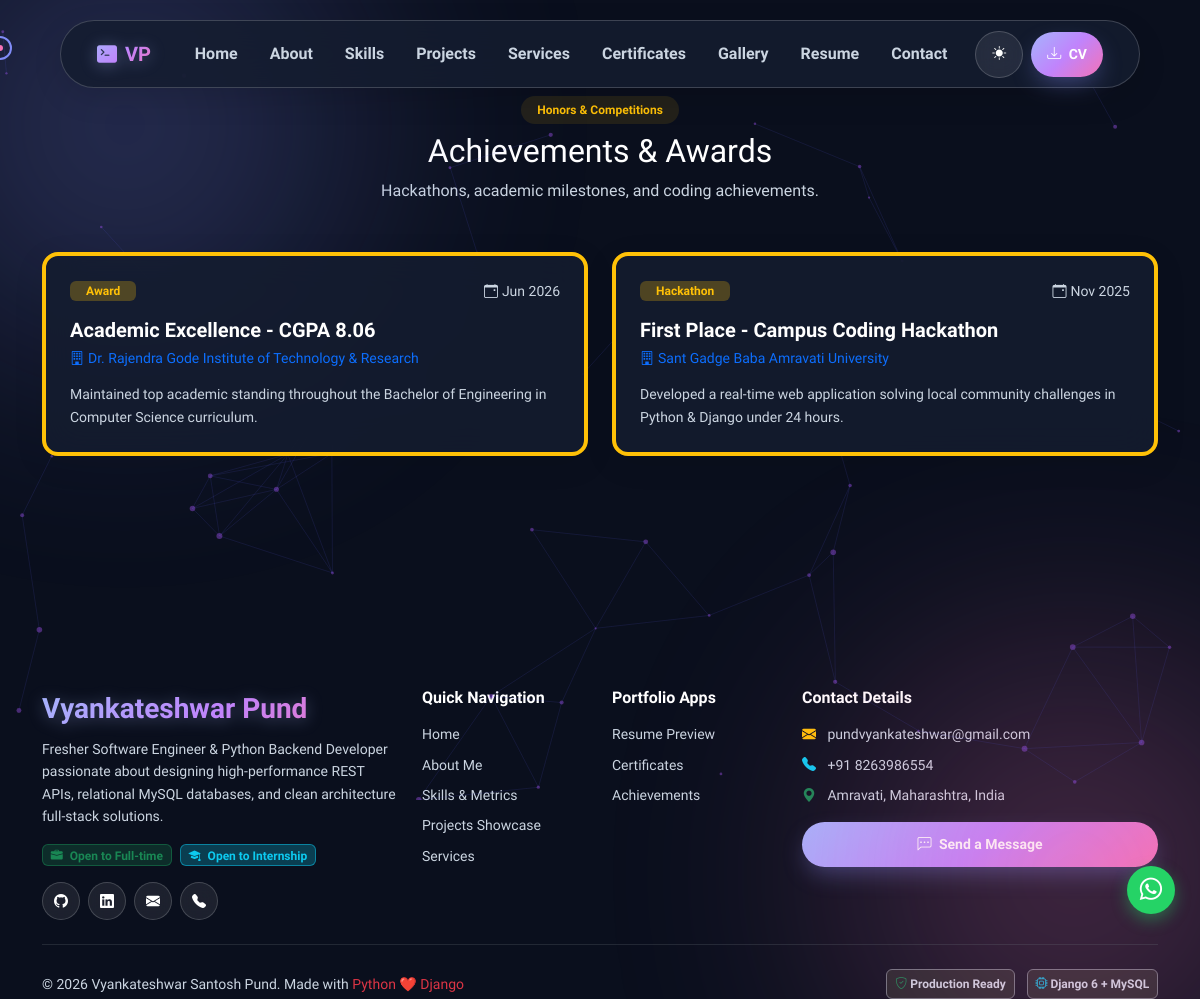
Page /achievements/ on the committed database.
### apps/portfolio/models.py (models this page shows, shortened)
class Achievement(models.Model):
    CATEGORY_CHOICES = (
        ('Hackathon', 'Hackathon'),
        ('Award', 'Award'),
        ('Coding', 'Coding Platform / Contest'),
        ('Internship', 'Internship'),
        ('Training', 'Training & Workshop'),
    )
    title = models.CharField(max_length=200)
    category = models.CharField(max_length=50, choices=CATEGORY_CHOICES, default='Award')
    organization = models.CharField(max_length=150)
    date = models.DateField(null=True, blank=True)
    description = models.TextField()
    certificate_link = models.URLField(blank=True, null=True)
    class Meta:
        ordering = ['-date']

class SocialLink(models.Model):
    platform = models.CharField(max_length=50)
    url = models.URLField()
    icon_class = models.CharField(max_length=50, help_text='e.g., bi bi-github')
    order = models.IntegerField(default=0)
    class Meta:
        ordering = ['order']

### apps/portfolio/views.py (the view)
# urls.py: path('achievements/', views.AchievementsView.as_view(), name='achievements'),
class AchievementsView(ListView):
    model = Achievement
    template_name = 'achievements.html'
    context_object_name = 'achievements'

### apps/portfolio/context_processors.py (called while the page is built)
def global_portfolio_context(request):
    profile = ProfileInfo.objects.first()
    social_links = SocialLink.objects.all()
    return {
        'profile': profile,
        'social_links': social_links,
    }

### templates/achievements.html (shortened to what this page needs)
{% extends 'base.html' %}
{% load static %}
{% block content %}
<section class="py-5 mt-5">
    <div class="container">
        <div class="text-center mb-5">
            <span class="badge bg-warning bg-opacity-10 text-warning px-3 py-2 rounded-pill fw-semibold">Honors & Competitions</span>
            <h2 class="section-title mt-2">Achievements & Awards</h2>
            <p class="section-subtitle">Hackathons, academic milestones, and coding achievements.</p>
        </div>
        <div class="row g-4">
            {% for ach in achievements %}
            <div class="col-md-6">
                <div class="glass-card h-100 p-4 border-start border-4 border-warning">
                    <div class="d-flex align-items-center justify-content-between mb-3">
                        <span class="badge bg-warning bg-opacity-25 text-warning fw-semibold px-3 py-1">{{ ach.category }}</span>
                        {% if ach.date %}<span class="text-muted small"><i class="bi bi-calendar-event me-1"></i>{{ ach.date|date:"M Y" }}</span>{% endif %}
                    </div>
                    <h5 class="fw-bold text-white mb-2">{{ ach.title }}</h5>
                    <h6 class="text-primary small mb-3"><i class="bi bi-building me-1"></i>{{ ach.organization }}</h6>
                    <p class="text-muted small mb-0">{{ ach.description }}</p>
                </div>
            </div>
            {% endfor %}
        </div>
    </div>
</section>
{% endblock %}

### templates/components/footer.html (shortened to what this page needs)
<footer>
    <div class="container">
        <div class="row gy-4">
            <div class="col-lg-4 col-md-6">
                <a class="navbar-brand gradient-text fs-3 mb-2 d-block" href="{% url 'home' %}">
                    Vyankateshwar Pund
                </a>
                <p class="text-muted small mb-3">
                    Fresher Software Engineer & Python Backend Developer passionate about designing high-performance REST APIs,
                    relational MySQL databases, and clean architecture full-stack solutions.
                </p>
                <div class="d-flex flex-wrap gap-2 mb-3">
                    <span class="badge bg-success bg-opacity-25 text-success border border-success border-opacity-50"><i class="bi bi-briefcase-fill me-1"></i> Open to Full-time</span>
                    <span class="badge bg-info bg-opacity-25 text-info border border-info border-opacity-50"><i class="bi bi-mortarboard-fill me-1"></i> Open to Internship</span>
                </div>
                <div class="d-flex gap-2">
                    {% for social in social_links %}
                    <a href="{{ social.url }}" target="_blank" class="btn btn-glass btn-sm rounded-circle p-2" style="width:38px; height:38px; display:inline-flex; align-items:center; justify-content:center;" title="{{ social.platform }}">
                        <i class="{{ social.icon_class }}"></i>
                    </a>
                    {% endfor %}
                </div>
            </div>
            <div class="col-lg-2 col-md-6">
                <h6 class="text-white mb-3 fw-bold">Quick Navigation</h6>
                <ul class="list-unstyled small">
                    <li class="mb-2"><a href="{% url 'home' %}" class="text-muted text-decoration-none">Home</a></li>
                    <li class="mb-2"><a href="{% url 'about' %}" class="text-muted text-decoration-none">About Me</a></li>
                    <li class="mb-2"><a href="{% url 'skills_list' %}" class="text-muted text-decoration-none">Skills & Metrics</a></li>
                    <li class="mb-2"><a href="{% url 'project_list' %}" class="text-muted text-decoration-none">Projects Showcase</a></li>
                    <li class="mb-2"><a href="{% url 'services' %}" class="text-muted text-decoration-none">Services</a></li>
                </ul>
            </div>
            <div class="col-lg-2 col-md-6">
                <h6 class="text-white mb-3 fw-bold">Portfolio Apps</h6>
                <ul class="list-unstyled small">
                    <li class="mb-2"><a href="{% url 'resume' %}" class="text-muted text-decoration-none">Resume Preview</a></li>
                    <li class="mb-2"><a href="{% url 'certificates' %}" class="text-muted text-decoration-none">Certificates</a></li>
                    <li class="mb-2"><a href="{% url 'achievements' %}" class="text-muted text-decoration-none">Achievements</a></li>
                </ul>
            </div>
            <div class="col-lg-4 col-md-6">
                <h6 class="text-white mb-3 fw-bold">Contact Details</h6>
                <ul class="list-unstyled small text-muted mb-3">
                    <li class="mb-2"><i class="bi bi-envelope-fill text-warning me-2"></i> pundvyankateshwar@gmail.com</li>
                    <li class="mb-2"><i class="bi bi-telephone-fill text-info me-2"></i> +91 8263986554</li>
                    <li class="mb-2"><i class="bi bi-geo-alt-fill text-success me-2"></i> Amravati, Maharashtra, India</li>
                </ul>
                <a href="{% url 'contact' %}" class="btn btn-gradient btn-sm w-100"><i class="bi bi-chat-left-dots me-1"></i> Send a Message</a>
            </div>
        </div>
        <hr class="my-4 border-secondary opacity-25">
        <div class="row align-items-center">
            <div class="col-md-6 text-center text-md-start mb-2 mb-md-0">
                <span class="text-muted small">&copy; 2026 Vyankateshwar Santosh Pund. Made with <span class="text-danger">Python ❤️ Django</span></span>
            </div>
            <div class="col-md-6 text-center text-md-end">
                <span class="badge bg-dark border border-secondary text-muted me-2"><i class="bi bi-shield-check text-success"></i> Production Ready</span>
                <span class="badge bg-dark border border-secondary text-muted"><i class="bi bi-cpu text-info"></i> Django 6 + MySQL</span>
            </div>
        </div>
    </div>
</footer>

### static/css/style.css (style rules this page uses)
:root { --bg-primary: #0a0f1d; --bg-secondary: #111827; --bg-card: rgba(20, 29, 47, 0.85); --bg-glass: rgba(255, 255, 255, 0.08); --border-glass: rgba(255, 255, 255, 0.18); --border-glow: rgba(129, 140, 248, 0.6); --text-main: #ffffff; --text-muted: #cbd5e1; --text-sub: #e2e8f0; --accent-primary: #818cf8; --accent-secondary: #c084fc; --accent-cyan: #38bdf8; --accent-pink: #f472b6; --accent-gradient: linear-gradient(135deg, #a5b4fc 0%, #c084fc 50%, #f472b6 100%); --accent-glow: rgba(129, 140, 248, 0.4); --pill-bg: rgba(20, 29, 47, 0.9); --pill-text: #ffffff; --hero-para-color: #e2e8f0; --badge-bg: rgba(255, 255, 255, 0.08); --badge-text: #ffffff; --shadow-hover: 0 20px 50px -10px rgba(129, 140, 248, 0.4); --transition-smooth: all 0.35s cubic-bezier(0.16, 1, 0.3, 1); --font-family: 'Plus Jakarta Sans', system-ui, -apple-system, sans-serif; }
body { background-color: var(--bg-primary); color: var(--text-main); font-family: var(--font-family); overflow-x: hidden; transition: background-color 0.4s ease, color 0.4s ease; min-height: 100vh; }
p, .text-muted { color: var(--text-muted) !important; line-height: 1.6; }
h1, h2, h3, h4, h5, h6, .section-title, .text-main { color: var(--text-main) !important; }
.gradient-text { background: var(--accent-gradient); -webkit-background-clip: text; -webkit-text-fill-color: transparent; display: inline-block; font-weight: 800; }
[data-theme="dark"] .gradient-text { filter: drop-shadow(0 2px 8px rgba(165, 180, 252, 0.35)); }
.glass-card { background: var(--bg-card); backdrop-filter: blur(18px); -webkit-backdrop-filter: blur(18px); border: 1px solid var(--border-glass); border-radius: 16px; padding: 1.75rem; transition: var(--transition-smooth); box-shadow: 0 8px 32px rgba(0, 0, 0, 0.08); position: relative; word-wrap: break-word; overflow-wrap: break-word; }
.btn-gradient { background: var(--accent-gradient); color: #ffffff !important; border: none; border-radius: 30px; padding: 0.75rem 1.75rem; font-weight: 700; transition: var(--transition-smooth); box-shadow: 0 10px 25px -5px rgba(129, 140, 248, 0.4); }
.btn-glass { background: var(--bg-glass); color: var(--text-main) !important; border: 1px solid var(--border-glass); border-radius: 30px; padding: 0.75rem 1.75rem; font-weight: 600; backdrop-filter: blur(10px); transition: var(--transition-smooth); }

### rows in the picture
Achievement: category "Award", date "Jun 2026", title "Academic Excellence - CGPA 8.06", organization "Dr. Rajendra Gode Institute of Technology & Research", description "Maintained top academic standing throughout the Bachelor of Engineering in Computer Science curriculum."
Achievement: category "Hackathon", date "Nov 2025", title "First Place - Campus Coding Hackathon", organization "Sant Gadge Baba Amravati University", description "Developed a real-time web application solving local community challenges in Python & Django under 24 hours."
